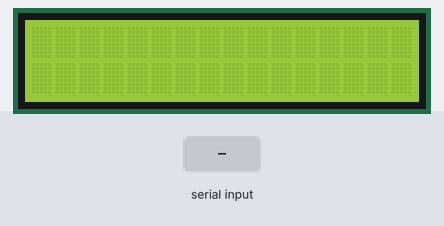
A sketch run on a simulated Arduino Uno, built with avr-gcc and run on an emulated ATmega328P. Parts: 16×2 character LCD. The test bench sets the inputs (shaded band).

Above: at 1.2 s.
1.3 s: "90,45\n" received over Serial
At 2.1 s:
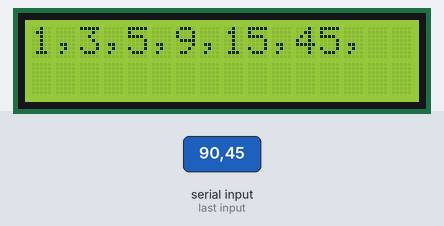
2.8 s: "30,150\n" received over Serial
At 3.6 s:
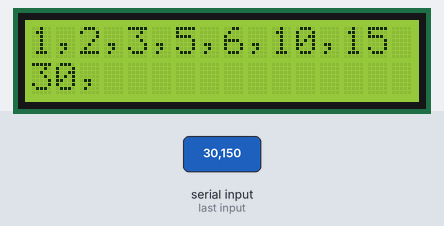
Timing chart, 0 to 5.8 s (numbered marks = the images above; inputs shaded):
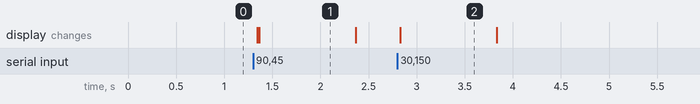

Measured:
- after the input at 1.3 s, the display: first changes at once (image 1 shows a later state)
- after the input at 2.8 s, the display: changes at once (image 2)
- what the display in image 1 shows lasts 1.0 s, from 1.4 s to 2.4 s

The sketch:

S02_divisores.ino
```cpp
//Titulo: S02_Divisores.ino
//Autor: Gabriel Bravo Eguren

#include <LiquidCrystal_PCF8574.h>

LiquidCrystal_PCF8574 lcd(0x3F);

void setup()
{
  lcd.begin(16, 2);
  lcd.setBacklight(255);

  Serial.begin(9600);
}

void loop()
{
  if(Serial.available())
  {
    auto value = Serial.parseInt();

    if(value < 0 || value > 100) return;

    String divisores = "";

    for(int i = 1; i <= value; i++)
    {
      if(value % i == 0) divisores += String(i) + ",";
    }

    lcd.clear();
    lcd.home();

    if(divisores.length() <= 16)
    {
      lcd.print(divisores);
    }
    else
    {
      lcd.print(divisores.substring(0, 15));
      lcd.setCursor(0, 1);
      lcd.print(divisores.substring(16, divisores.length()));
    }
  }
}
```
